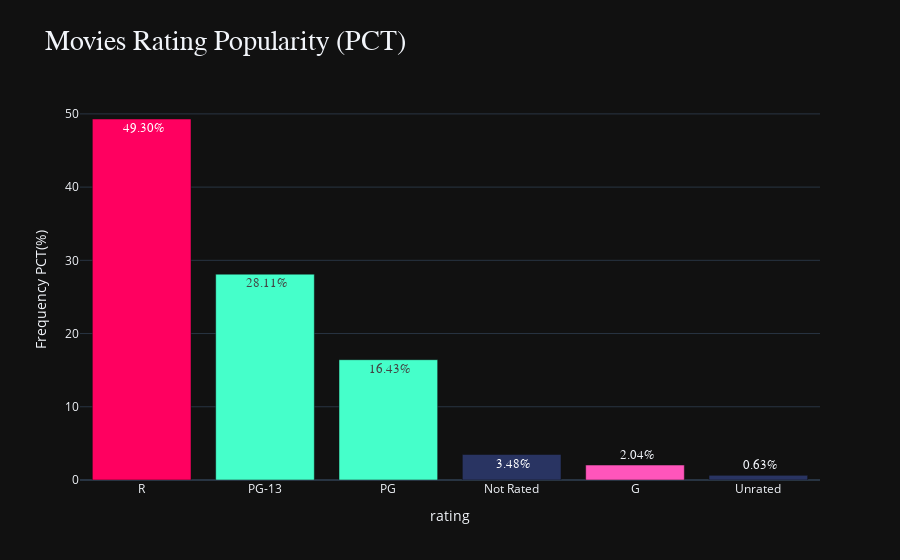

Source (notebook cell):
### Code cell
rating = rating[0:6]
fig = px.bar(data_frame= rating, 
       x = rating.index, 
       y = rating / sum(rating) * 100,
       color=rating.index,
       color_discrete_sequence=["#FF0060", "#45FFCA", "#45FFCA", "#293462", "#FF55BB", "#293462"],
       labels = {"index": "Movie Rating", "y" : "Frequency PCT(%)"},
       title = "Movies Rating Popularity (PCT)",
       text = rating.apply(lambda x: f"{x / sum(rating) * 100: 0.2f}%"),
       template = "plotly_dark",
      )


update_layout(hover_bgcolor="#111")


fig.update_traces(
    textfont = {
        "family": "tahoma",
         "size": 13,
    },
    hovertemplate= "Rating: %{label}<br>Popularity: %{value:0.2f}%"
)
iplot(fig)

### Figure 1 — Plotly figure (JSON) as saved in the notebook; plotly's stock layout.template omitted (floating-point values rounded to 4 significant figures)
{"data": [{"alignmentgroup": "True", "hovertemplate": "Rating: %{label}<br>Popularity: %{value:0.2f}%", "legendgroup": "R", "marker": {"color": "#FF0060", "pattern": {"shape": ""}}, "name": "R", "offsetgroup": "R", "orientation": "v", "showlegend": true, "text": [" 49.30%"], "textfont": {"family": "tahoma", "size": 13}, "textposition": "auto", "type": "bar", "x": ["R"], "xaxis": "x", "y": [49.3], "yaxis": "y"}, {"alignmentgroup": "True", "hovertemplate": "Rating: %{label}<br>Popularity: %{value:0.2f}%", "legendgroup": "PG-13", "marker": {"color": "#45FFCA", "pattern": {"shape": ""}}, "name": "PG-13", "offsetgroup": "PG-13", "orientation": "v", "showlegend": true, "text": [" 28.11%"], "textfont": {"family": "tahoma", "size": 13}, "textposition": "auto", "type": "bar", "x": ["PG-13"], "xaxis": "x", "y": [28.11], "yaxis": "y"}, {"alignmentgroup": "True", "hovertemplate": "Rating: %{label}<br>Popularity: %{value:0.2f}%", "legendgroup": "PG", "marker": {"color": "#45FFCA", "pattern": {"shape": ""}}, "name": "PG", "offsetgroup": "PG", "orientation": "v", "showlegend": true, "text": [" 16.43%"], "textfont": {"family": "tahoma", "size": 13}, "textposition": "auto", "type": "bar", "x": ["PG"], "xaxis": "x", "y": [16.43], "yaxis": "y"}, {"alignmentgroup": "True", "hovertemplate": "Rating: %{label}<br>Popularity: %{value:0.2f}%", "legendgroup": "Not Rated", "marker": {"color": "#293462", "pattern": {"shape": ""}}, "name": "Not Rated", "offsetgroup": "Not Rated", "orientation": "v", "showlegend": true, "text": [" 3.48%"], "textfont": {"family": "tahoma", "size": 13}, "textposition": "auto", "type": "bar", "x": ["Not Rated"], "xaxis": "x", "y": [3.482], "yaxis": "y"}, {"alignmentgroup": "True", "hovertemplate": "Rating: %{label}<br>Popularity: %{value:0.2f}%", "legendgroup": "G", "marker": {"color": "#FF55BB", "pattern": {"shape": ""}}, "name": "G", "offsetgroup": "G", "orientation": "v", "showlegend": true, "text": [" 2.04%"], "textfont": {"family": "tahoma", "size": 13}, "textposition": "auto", "type": "bar", "x": ["G"], "xaxis": "x", "y": [2.044], "yaxis": "y"}, {"alignmentgroup": "True", "hovertemplate": "Rating: %{label}<br>Popularity: %{value:0.2f}%", "legendgroup": "Unrated", "marker": {"color": "#293462", "pattern": {"shape": ""}}, "name": "Unrated", "offsetgroup": "Unrated", "orientation": "v", "showlegend": true, "text": [" 0.63%"], "textfont": {"family": "tahoma", "size": 13}, "textposition": "auto", "type": "bar", "x": ["Unrated"], "xaxis": "x", "y": [0.6319], "yaxis": "y"}], "layout": {"barmode": "relative", "hoverlabel": {"bgcolor": "#111", "font": {"family": "tahoma", "size": 16}}, "legend": {"title": {"text": "rating"}, "tracegroupgap": 0}, "showlegend": false, "title": {"font": {"family": "tahoma", "size": 28}, "text": "Movies Rating Popularity (PCT)"}, "xaxis": {"anchor": "y", "categoryarray": ["R", "PG-13", "PG", "Not Rated", "G", "Unrated"], "categoryorder": "array", "domain": [0, 1], "title": {"text": "rating"}}, "yaxis": {"anchor": "x", "domain": [0, 1], "title": {"text": "Frequency PCT(%)"}}}}
